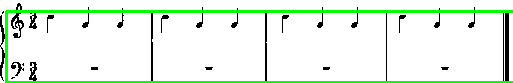
#> input picture bar_line_images/bar_bounding_boxes.png, 513 x 83 px
$ python -i beam_detection.py   (imports and definitions only)
#> lines starting #> are read from the running program, lines starting #| are printed output that depends on the picture
import os
import numpy as np
from PIL import Image
import cv2  # OpenCV for image processing

def beam_detect(processed_image_path):
#> called with processed_image_path = 'bar_line_images/bar_bounding_boxes.png'
    print(f"Loading processed image from: {processed_image_path}")

    try:
        # Load the processed image
        processed_img = Image.open(processed_image_path)
#> processed_img is the input picture: PIL image 513x83 RGB; mean R, G, B 227.9, 244.3, 227.9
        processed_img_array = np.array(processed_img)
    except Exception as e:
        print(f"Error loading image: {e}")
        return None

    # Create the output folder if it doesn't exist
    output_folder = 'beam_images'
    if not os.path.exists(output_folder):
        os.makedirs(output_folder)

    # Apply beam processing and save the resulting images
    beam_image_processing(processed_img_array, output_folder)

    # Output message after processing
    print("Beam detection and processing complete.")
    return processed_img_array

def beam_image_processing(image_array, output_folder):
    # Convert the image to grayscale if it's not already
#> called with output_folder = 'beam_images'
    if len(image_array.shape) == 3:
        gray_image = cv2.cvtColor(image_array, cv2.COLOR_RGB2GRAY)
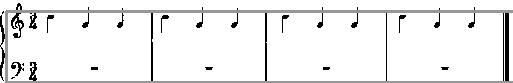
#> gray_image: shape (83, 513); min 0, max 255, mean 237.5
    else:
        gray_image = image_array

    # Apply erosion with a 5x3 kernel
    erosion_kernel = np.ones((4, 3), np.uint8)  # 5x3 kernel for erosion
    eroded_image = cv2.erode(gray_image, erosion_kernel, iterations=1)
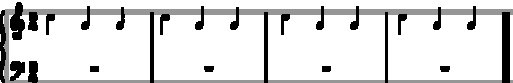
#> eroded_image: shape (83, 513); min 0, max 255, mean 219.3
    erosion_output_path = os.path.join(output_folder, 'eroded_image.png')
    cv2.imwrite(erosion_output_path, eroded_image)
    print(f"Eroded image saved to: {erosion_output_path}")

    # Apply dilation with a 7x5 kernel
    dilation_kernel = np.ones((5, 5), np.uint8)  # 7x5 kernel for dilation
    dilated_image = cv2.dilate(eroded_image, dilation_kernel, iterations=1)
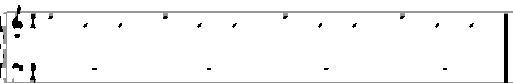
#> dilated_image: shape (83, 513); min 0, max 255, mean 245.6
    dilation_output_path = os.path.join(output_folder, 'dilated_image.png')
    cv2.imwrite(dilation_output_path, dilated_image)
    print(f"Dilated image saved to: {dilation_output_path}")

    # Apply erosion with a 7x3 kernel
    erosion_kernel2 = np.ones((4, 3), np.uint8)  # 7x3 kernel for erosion
    eroded_image2 = cv2.erode(dilated_image, erosion_kernel2, iterations=1)
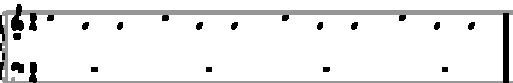
#> eroded_image2: shape (83, 513); min 0, max 255, mean 234.7
    erosion_output_path2 = os.path.join(output_folder, 'eroded_image2.png')
    cv2.imwrite(erosion_output_path2, eroded_image2)
    print(f"Second erosion image saved to: {erosion_output_path2}")

    # Apply edge detection
    edges = cv2.Canny(eroded_image2, 100, 150)
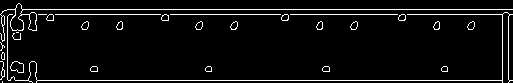
#> edges: shape (83, 513); 5.5% white in thin lines or dots
    edges_output_path = os.path.join(output_folder, 'edges.png')
    cv2.imwrite(edges_output_path, edges)
    print(f"Edges image saved to: {edges_output_path}")

    # Apply Hough Line Transform
    lines = cv2.HoughLinesP(edges, 1, np.pi / 180, threshold=30, minLineLength=9, maxLineGap=5)
#> lines = [[37, 80, 502, 80], [22, 9, 512, 9], [36, 14, 502, 14], [502, 82, 502, 15], [508, 82, 508, 13], [7, 79, 7, 16], [12, 29, 36, 29], [4, 59, 4, 33], [12, 30, 22, 30], [1, 23, 1, 13]]

    # Get the height of the image
    image_height = gray_image.shape[0]
#> image_height = 83

    # Create a black image to draw lines on
    line_image = np.zeros_like(gray_image)

    if lines is not None:
        for line in lines:
            x1, y1, x2, y2 = line[0]
            angle = np.arctan2(y2 - y1, x2 - x1) * 180 / np.pi

            # Skip drawing if the line starts or ends within the first 50 pixels from the left
            # OR within 10 pixels from the bottom
            if x1 < 50 or x2 < 50 or y1 > (image_height - 10) or y2 > (image_height - 10):
                continue

            if 0 <= abs(angle) <= 45:
                cv2.line(line_image, (x1, y1), (x2, y2), (255, 255, 255), 10)
#> this loop made 10 passes
#> (x1, y1, x2, y2, angle) on passes 1 to 10: (37, 80, 502, 80, 0), (22, 9, 512, 9, 0), (36, 14, 502, 14, 0), (502, 82, 502, 15, -90), (508, 82, 508, 13, -90), (7, 79, 7, 16, -90), (12, 29, 36, 29, 0), (4, 59, 4, 33, -90), (12, 30, 22, 30, 0), (1, 23, 1, 13, -90)
#> line_image: shape (83, 513); every value is 0

    # Save the lines drawn on the image
    lines_output_path = os.path.join(output_folder, 'lines.png')
    cv2.imwrite(lines_output_path, line_image)
    print(f"Lines image saved to: {lines_output_path}")

>>> result = beam_detect('bar_line_images/bar_bounding_boxes.png')
